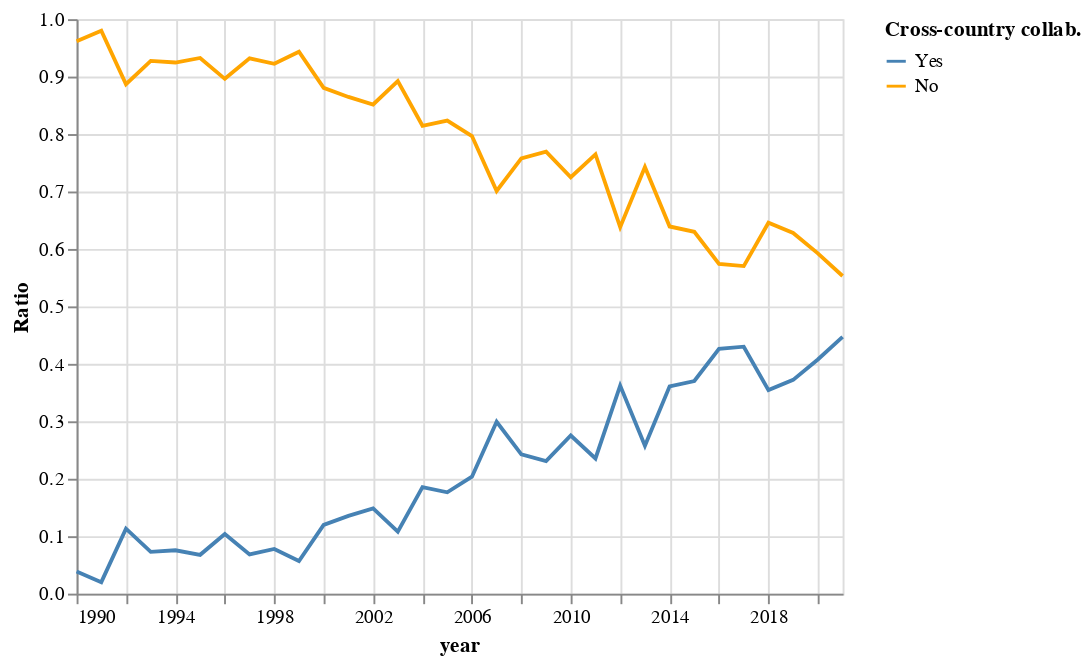

Notebook code cell kept with this figure:
### Code cell
cross_country_ratio = alt.Chart(cross_country).mark_line().encode(
    x = 'year',
    y = alt.Y(
        'ratio',
        title = 'Ratio'
    ),
    color = alt.Color(
        'type',
        title = 'Cross-country collab.',
        sort = ['Yes', 'No'],
        scale=alt.Scale(domain=['Yes', 'No'],
                      range=['steelblue', 'orange'])
    )
)

cross_country_ratio

### Figure 1 — Vega-Lite specification as saved in the notebook (floating-point values rounded to 4 significant figures)
{"config": {"view": {"continuousWidth": 400, "continuousHeight": 300}}, "data": {"name": "data-13dc27e4ecc591ee8fd381db4be435d5"}, "mark": "line", "encoding": {"color": {"field": "type", "scale": {"domain": ["Yes", "No"], "range": ["steelblue", "orange"]}, "sort": ["Yes", "No"], "title": "Cross-country collab.", "type": "nominal"}, "x": {"field": "year", "type": "temporal"}, "y": {"field": "ratio", "title": "Ratio", "type": "quantitative"}}, "$schema": "https://vega.github.io/schema/vega-lite/v4.17.0.json", "datasets": {"data-13dc27e4ecc591ee8fd381db4be435d5": [{"year": "1990-01-01T00:00:00", "type": "No", "count": 50, "ratio": 0.9615}, {"year": "1990-01-01T00:00:00", "type": "Yes", "count": 2, "ratio": 0.03846}, {"year": "1991-01-01T00:00:00", "type": "No", "count": 49, "ratio": 0.98}, {"year": "1991-01-01T00:00:00", "type": "Yes", "count": 1, "ratio": 0.02}, {"year": "1992-01-01T00:00:00", "type": "No", "count": 47, "ratio": 0.8868}, {"year": "1992-01-01T00:00:00", "type": "Yes", "count": 6, "ratio": 0.1132}, {"year": "1993-01-01T00:00:00", "type": "No", "count": 51, "ratio": 0.9273}, {"year": "1993-01-01T00:00:00", "type": "Yes", "count": 4, "ratio": 0.07273}, {"year": "1994-01-01T00:00:00", "type": "No", "count": 49, "ratio": 0.9245}, {"year": "1994-01-01T00:00:00", "type": "Yes", "count": 4, "ratio": 0.07547}, {"year": "1995-01-01T00:00:00", "type": "No", "count": 69, "ratio": 0.9324}, {"year": "1995-01-01T00:00:00", "type": "Yes", "count": 5, "ratio": 0.06757}, {"year": "1996-01-01T00:00:00", "type": "No", "count": 69, "ratio": 0.8961}, {"year": "1996-01-01T00:00:00", "type": "Yes", "count": 8, "ratio": 0.1039}, {"year": "1997-01-01T00:00:00", "type": "No", "count": 82, "ratio": 0.9318}, {"year": "1997-01-01T00:00:00", "type": "Yes", "count": 6, "ratio": 0.06818}, {"year": "1998-01-01T00:00:00", "type": "No", "count": 83, "ratio": 0.9222}, {"year": "1998-01-01T00:00:00", "type": "Yes", "count": 7, "ratio": 0.07778}, {"year": "1999-01-01T00:00:00", "type": "No", "count": 83, "ratio": 0.9432}, {"year": "1999-01-01T00:00:00", "type": "Yes", "count": 5, "ratio": 0.05682}, {"year": "2000-01-01T00:00:00", "type": "No", "count": 81, "ratio": 0.8804}, {"year": "2000-01-01T00:00:00", "type": "Yes", "count": 11, "ratio": 0.1196}, {"year": "2001-01-01T00:00:00", "type": "No", "count": 83, "ratio": 0.8646}, {"year": "2001-01-01T00:00:00", "type": "Yes", "count": 13, "ratio": 0.1354}, {"year": "2002-01-01T00:00:00", "type": "No", "count": 86, "ratio": 0.8515}, {"year": "2002-01-01T00:00:00", "type": "Yes", "count": 15, "ratio": 0.1485}, {"year": "2003-01-01T00:00:00", "type": "No", "count": 91, "ratio": 0.8922}, {"year": "2003-01-01T00:00:00", "type": "Yes", "count": 11, "ratio": 0.1078}, {"year": "2004-01-01T00:00:00", "type": "No", "count": 79, "ratio": 0.8144}, {"year": "2004-01-01T00:00:00", "type": "Yes", "count": 18, "ratio": 0.1856}, {"year": "2005-01-01T00:00:00", "type": "No", "count": 98, "ratio": 0.8235}, {"year": "2005-01-01T00:00:00", "type": "Yes", "count": 21, "ratio": 0.1765}, {"year": "2006-01-01T00:00:00", "type": "No", "count": 90, "ratio": 0.7965}, {"year": "2006-01-01T00:00:00", "type": "Yes", "count": 23, "ratio": 0.2035}, {"year": "2007-01-01T00:00:00", "type": "No", "count": 75, "ratio": 0.7009}, {"year": "2007-01-01T00:00:00", "type": "Yes", "count": 32, "ratio": 0.2991}, {"year": "2008-01-01T00:00:00", "type": "No", "count": 75, "ratio": 0.7576}, {"year": "2008-01-01T00:00:00", "type": "Yes", "count": 24, "ratio": 0.2424}, {"year": "2009-01-01T00:00:00", "type": "No", "count": 90, "ratio": 0.7692}, {"year": "2009-01-01T00:00:00", "type": "Yes", "count": 27, "ratio": 0.2308}, {"year": "2010-01-01T00:00:00", "type": "No", "count": 79, "ratio": 0.7248}, {"year": "2010-01-01T00:00:00", "type": "Yes", "count": 30, "ratio": 0.2752}, {"year": "2011-01-01T00:00:00", "type": "No", "count": 91, "ratio": 0.7647}, {"year": "2011-01-01T00:00:00", "type": "Yes", "count": 28, "ratio": 0.2353}, {"year": "2012-01-01T00:00:00", "type": "No", "count": 74, "ratio": 0.6379}, {"year": "2012-01-01T00:00:00", "type": "Yes", "count": 42, "ratio": 0.3621}, {"year": "2013-01-01T00:00:00", "type": "No", "count": 75, "ratio": 0.7426}, {"year": "2013-01-01T00:00:00", "type": "Yes", "count": 26, "ratio": 0.2574}, {"year": "2014-01-01T00:00:00", "type": "No", "count": 85, "ratio": 0.6391}, {"year": "2014-01-01T00:00:00", "type": "Yes", "count": 48, "ratio": 0.3609}, {"year": "2015-01-01T00:00:00", "type": "No", "count": 80, "ratio": 0.6299}, {"year": "2015-01-01T00:00:00", "type": "Yes", "count": 47, "ratio": 0.3701}, {"year": "2016-01-01T00:00:00", "type": "No", "count": 66, "ratio": 0.5739}, {"year": "2016-01-01T00:00:00", "type": "Yes", "count": 49, "ratio": 0.4261}, {"year": "2017-01-01T00:00:00", "type": "No", "count": 65, "ratio": 0.5702}, {"year": "2017-01-01T00:00:00", "type": "Yes", "count": 49, "ratio": 0.4298}, {"year": "2018-01-01T00:00:00", "type": "No", "count": 82, "ratio": 0.6457}, {"year": "2018-01-01T00:00:00", "type": "Yes", "count": 45, "ratio": 0.3543}, {"year": "2019-01-01T00:00:00", "type": "No", "count": 81, "ratio": 0.6279}, {"year": "2019-01-01T00:00:00", "type": "Yes", "count": 48, "ratio": 0.3721}, {"year": "2020-01-01T00:00:00", "type": "No", "count": 93, "ratio": 0.5924}, {"year": "2020-01-01T00:00:00", "type": "Yes", "count": 64, "ratio": 0.4076}, {"year": "2021-01-01T00:00:00", "type": "No", "count": 94, "ratio": 0.5529}, {"year": "2021-01-01T00:00:00", "type": "Yes", "count": 76, "ratio": 0.4471}]}}
